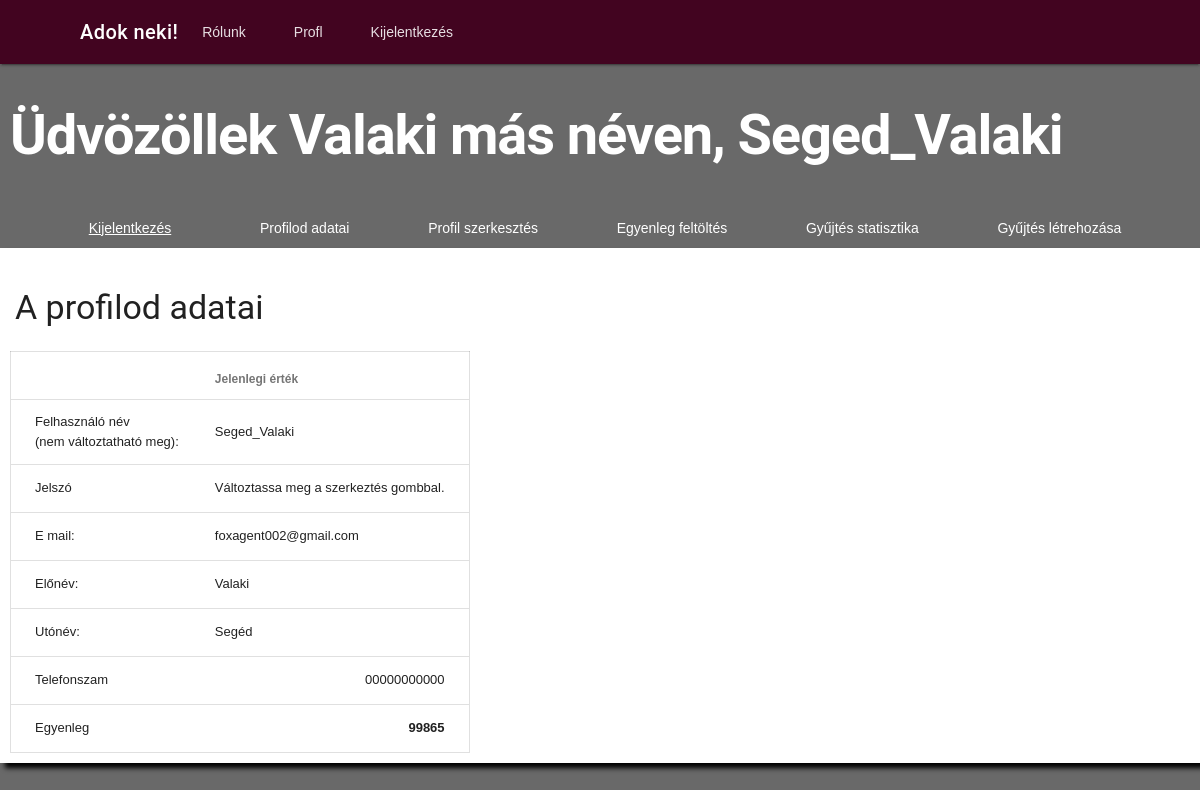
Before: /profil/ (signed in) with the older database file.
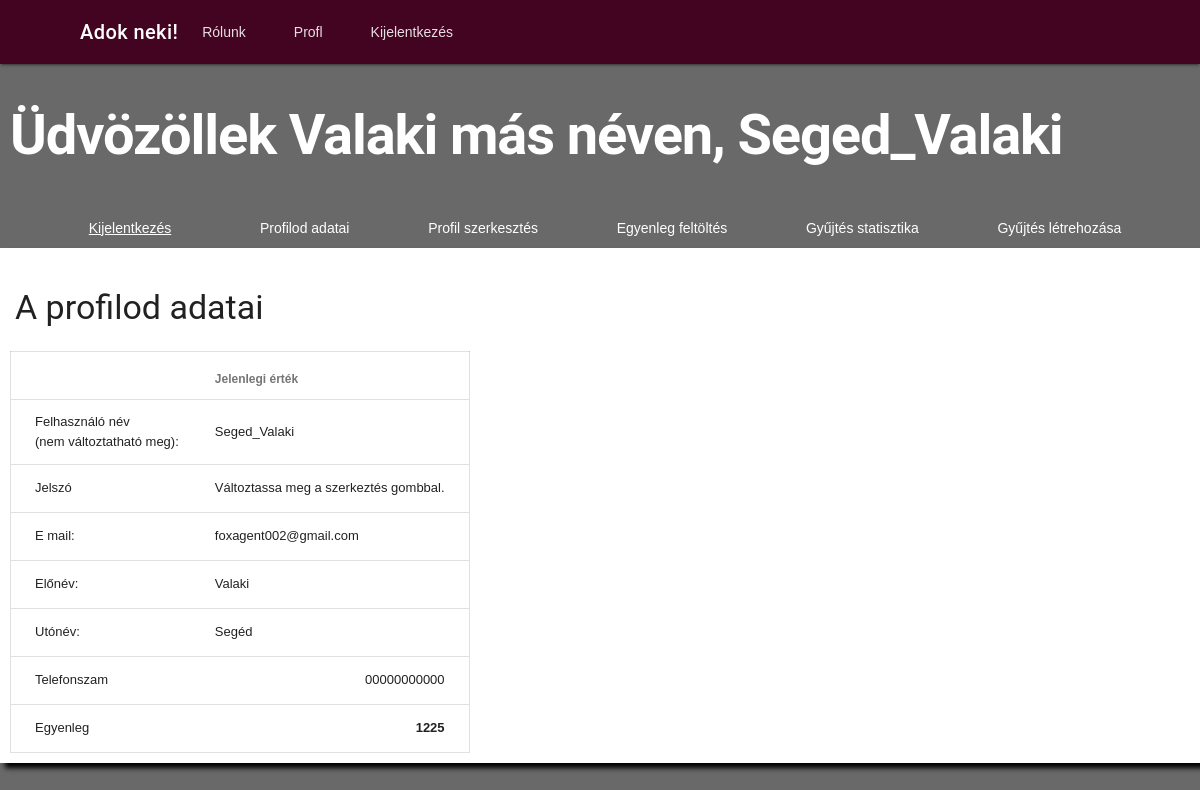
After: the same page with the newer database file.
### app/models.py (models this page shows, shortened)
class felhasznalo(models.Model):
    becenev = models.ForeignKey(
        settings.AUTH_USER_MODEL, on_delete=models.CASCADE)
    telefon = models.CharField(max_length=11)
    egyenleg = models.IntegerField(default=0)
    class Meta:
        ordering = ["id"]

### app/views.py (the view)
# urls.py: path("profil/", views.profil, name="profil"),
def profil(request):
    assert isinstance(request, HttpRequest)
    felhasznaloAlapertelmezett = User.objects.get(id=request.user.id)
    felhasznaloKiegeszito = felhasznalo.objects.get(becenev=request.user.id)
    return render(request, "templates/app/profil.html", {"cim": "Adok neki! - Profil", "felhasznaloAlapertelmezett": felhasznaloAlapertelmezett, "felhasznaloKiegeszito": felhasznaloKiegeszito})

### app/templates/app/profil.html (shortened to what this page needs)
{% extends "templates/app/layout.html" %}
{% block content %}
{% if user.is_authenticated %}
<h1 id="oldalcim">Üdvözöllek {{felhasznaloAlapertelmezett.first_name}} más néven,
	{{felhasznaloAlapertelmezett.username}} </h1>
<div class="mdl-tabs mdl-js-tabs mdl-js-ripple-effect" id="menu">
	<a href="{% url 'kijelentkezes'%}" id="kijelentkezes">Kijelentkezés</a>
	<a href="{%url 'profil'%}" id="ugras">Profilod adatai</a>
	<a href="{%url 'profilSzerk'%}" id="ugras">Profil szerkesztés</a>
	<a href="{%url 'egyenlegFel'%}" id="ugras">Egyenleg feltöltés</a>
	<a href="{%url 'gyujtesStat'%}" id="ugras">Gyűjtés statisztika</a>
	<a href="{%url 'ujGyujtes'%}" id="ugras">Gyűjtés létrehozása</a>
</div>
<div id="profilAdat" clas="mdl-grid">
	<div id="doboz" class="mdl-tabs__panel is active">
		<h3 id="dobozcim">A profilod adatai</h3>
		<table class="mdl-data-table mdl-js-data-table">
			<thead>
				<th class="mdl-data-table__cell--non-numeric"></th>
				<th class="mdl-data-table__cell--non-numeric">Jelenlegi érték</th>
			</thead>
			<tr>
				<td class="mdl-data-table__cell--non-numeric">Felhasználó név<br>(nem változtatható meg):</td>
				<td class="mdl-data-table__cell--non-numeric">{{felhasznaloAlapertelmezett.username}}</td>
			</tr>
			<tr>
				<td class="mdl-data-table__cell--non-numeric">Jelszó</td>
				<td class="mdl-data-table__cell--non-numeric">Változtassa meg a szerkeztés gombbal.</td>
			</tr>
			<tr>
				<td class="mdl-data-table__cell--non-numeric">E mail:</td>
				<td class="mdl-data-table__cell--non-numeric">{{felhasznaloAlapertelmezett.email}}</td>
			</tr>
			<tr>
				<td class="mdl-data-table__cell--non-numeric">Előnév:</td>
				<td class="mdl-data-table__cell--non-numeric">{{felhasznaloAlapertelmezett.first_name}}</td>
			</tr>
			<tr>
				<td class="mdl-data-table__cell--non-numeric">Utónév:</td>
				<td class="mdl-data-table__cell--non-numeric">{{felhasznaloAlapertelmezett.last_name}}</td>
			</tr>
			<tr>
				<td class="mdl-data-table__cell--non-numeric">Telefonszam</td>
				<td class="mdl-data-table__cell">{{felhasznaloKiegeszito.telefon}}</td>
			</tr>
			<tr>
				<td class="mdl-data-table__cell--non-numeric">Egyenleg</td>
				<td class="mdl-data-table__cell"><strong>{{felhasznaloKiegeszito.egyenleg}}</strong></td>
			</tr>
		</table>
	</div>
</div>
{% else %}
<p id="alternativValasz">Úgy tűnik, hogy nem vagy bejelentkezve! <a href="{% url 'bejelentkezes' %}">Jelentkezz be</a>
	az oldal megtekintéséhez!</p>
{% endif %}
{% endblock %}

Changed rows visible on the page:
changed felhasznalo: egyenleg "99865" → "1225"
